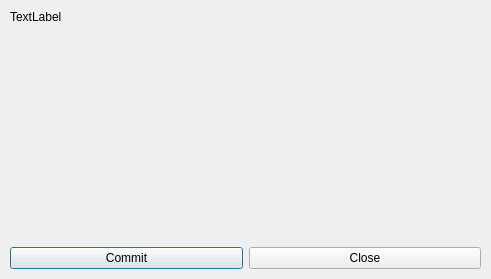
<?xml version="1.0" encoding="UTF-8"?>
<ui version="4.0">
 <class>ControlDialog</class>
 <widget class="QDialog" name="ControlDialog">
  <property name="geometry">
   <rect>
    <x>0</x>
    <y>0</y>
    <width>491</width>
    <height>279</height>
   </rect>
  </property>
  <property name="windowTitle">
   <string>Dialog</string>
  </property>
  <layout class="QVBoxLayout" name="verticalLayout" stretch="0,1,0">
   <property name="sizeConstraint">
    <enum>QLayout::SetMinimumSize</enum>
   </property>
   <property name="margin">
    <number>10</number>
   </property>
   <item>
    <widget class="QLabel" name="label">
     <property name="text">
      <string>TextLabel</string>
     </property>
    </widget>
   </item>
   <item>
    <widget class="QWidget" name="widget" native="true"/>
   </item>
   <item>
    <layout class="QHBoxLayout" name="horizontalLayout">
     <item>
      <widget class="QPushButton" name="buttonCommit">
       <property name="text">
        <string>Commit</string>
       </property>
      </widget>
     </item>
     <item>
      <widget class="QPushButton" name="buttonClose">
       <property name="text">
        <string>Close</string>
       </property>
      </widget>
     </item>
    </layout>
   </item>
  </layout>
 </widget>
 <resources/>
 <connections/>
</ui>
